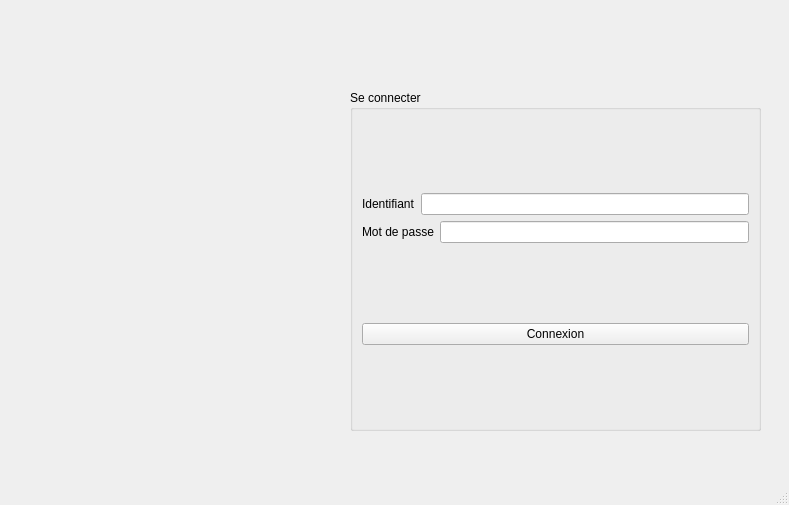
<?xml version="1.0" encoding="UTF-8"?>
<ui version="4.0">
 <class>MainWindow</class>
 <widget class="QMainWindow" name="MainWindow">
  <property name="geometry">
   <rect>
    <x>0</x>
    <y>0</y>
    <width>789</width>
    <height>505</height>
   </rect>
  </property>
  <property name="windowTitle">
   <string>MainWindow</string>
  </property>
  <widget class="QWidget" name="centralwidget">
   <widget class="QGroupBox" name="groupBox">
    <property name="geometry">
     <rect>
      <x>350</x>
      <y>90</y>
      <width>411</width>
      <height>341</height>
     </rect>
    </property>
    <property name="title">
     <string>Se connecter</string>
    </property>
    <layout class="QVBoxLayout" name="verticalLayout_2">
     <item>
      <layout class="QVBoxLayout" name="verticalLayout">
       <item>
        <layout class="QHBoxLayout" name="horizontalLayout">
         <item>
          <widget class="QLabel" name="label">
           <property name="enabled">
            <bool>true</bool>
           </property>
           <property name="layoutDirection">
            <enum>Qt::RightToLeft</enum>
           </property>
           <property name="text">
            <string>Identifiant</string>
           </property>
          </widget>
         </item>
         <item>
          <widget class="QLineEdit" name="lineEdit_identifiant"/>
         </item>
        </layout>
       </item>
       <item>
        <layout class="QHBoxLayout" name="horizontalLayout_2">
         <item>
          <widget class="QLabel" name="label_2">
           <property name="layoutDirection">
            <enum>Qt::RightToLeft</enum>
           </property>
           <property name="text">
            <string>Mot de passe</string>
           </property>
          </widget>
         </item>
         <item>
          <widget class="QLineEdit" name="lineEdit_mot_de_passe">
           <property name="echoMode">
            <enum>QLineEdit::Password</enum>
           </property>
          </widget>
         </item>
        </layout>
       </item>
      </layout>
     </item>
     <item>
      <widget class="QPushButton" name="pushButton_connexion">
       <property name="text">
        <string>Connexion</string>
       </property>
       <property name="autoDefault">
        <bool>true</bool>
       </property>
      </widget>
     </item>
    </layout>
   </widget>
   <widget class="QLabel" name="label_IMAGE">
    <property name="geometry">
     <rect>
      <x>30</x>
      <y>90</y>
      <width>301</width>
      <height>291</height>
     </rect>
    </property>
    <property name="text">
     <string/>
    </property>
   </widget>
  </widget>
  <widget class="QMenuBar" name="menubar">
   <property name="geometry">
    <rect>
     <x>0</x>
     <y>0</y>
     <width>789</width>
     <height>26</height>
    </rect>
   </property>
  </widget>
  <widget class="QStatusBar" name="statusbar"/>
 </widget>
 <resources/>
 <connections/>
</ui>
